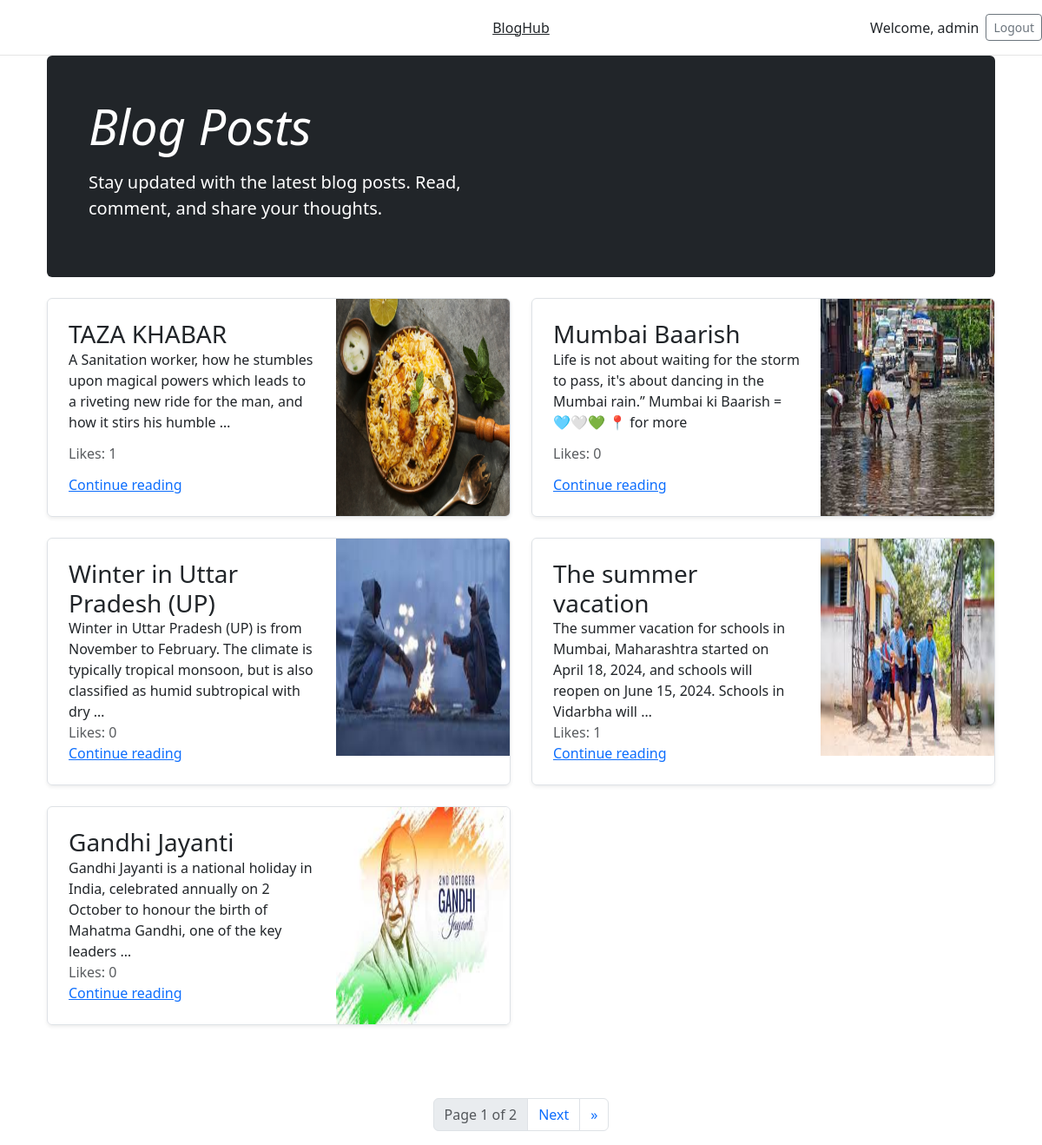
/blogs/ (signed in), run on the app's committed database.
### blog/models.py (models this page shows, shortened)
class Blog(models.Model):
    title = models.CharField(max_length=255, null=True, blank=True)
    content = models.TextField()
    slug = models.SlugField(unique=True, blank=True)
    image = models.ImageField(upload_to='blog_images/', blank=True, null=True)
    tags = models.CharField(max_length=100, blank=True, null=True)
    likes = models.ManyToManyField(User, related_name='liked_blogs', blank=True)
    def total_likes(self):
        return self.likes.count()

### blog/views.py (the view)
# urls.py: path('blogs/', views.blog_list, name='blog_list'),
@login_required
def blog_list(request):
    blogs = Blog.objects.exclude(slug__isnull=True).exclude(slug__exact='')  # Exclude blogs with empty slugs
    paginator = Paginator(blogs, 5)
    page_number = request.GET.get('page')
    page_obj = paginator.get_page(page_number)
    return render(request, 'blog_list.html', {'page_obj': page_obj})

### blog/templates/blog_list.html (shortened to what this page needs)
{% extends 'base.html' %}
{% load static %}
{% block content %}
<div class="container">
    <div class="p-3 p-md-5 mb-4 text-white rounded bg-dark">
        <div class="col-md-6 px-0">
            <h1 class="display-4 fst-italic">Blog Posts</h1>
            <p class="lead my-3">Stay updated with the latest blog posts. Read, comment, and share your thoughts.</p>
        </div>
    </div>
    <div class="row mb-2">
        {% for blog in page_obj %}
        <div class="col-md-6">
            <div class="row g-0 border rounded overflow-hidden flex-md-row mb-4 shadow-sm h-md-250 position-relative">
                <div class="col p-4 d-flex flex-column position-static">
                    <h3 class="mb-0">{{ blog.title }}</h3>
                    <p class="card-text mb-auto">{{ blog.content|truncatewords:25 }}</p>
                    <p class="mb-auto text-muted">Likes: {{ blog.total_likes }}</p>
                    <a href="{% url 'blog_detail' blog.slug %}" class="stretched-link">Continue reading</a>
                </div>
                <div class="col-auto d-none d-lg-block">
                    {% if blog.image %}
                    <img src="{{ blog.image.url }}" class="bd-placeholder-img" width="200" height="250" alt="{{ blog.title }}">
                    {% else %}
                    <img src="{% static 'images/default-blog.jpg' %}" class="bd-placeholder-img" width="200" height="250" alt="Default Image">
                    {% endif %}
                </div>
            </div>
        </div>
        {% empty %}
        <p>No blogs available.</p>
        {% endfor %}
    </div>
    <div class="pagination justify-content-center">
        <nav aria-label="Page navigation">
            <ul class="pagination">
                <li class="page-item disabled">
                    <a class="page-link">Page {{ page_obj.number }} of {{ page_obj.paginator.num_pages }}</a>
                </li>
                {% if page_obj.has_next %}
                    <li class="page-item">
                        <a class="page-link" href="?page={{ page_obj.next_page_number }}">Next</a>
                    </li>
                    <li class="page-item">
                        <a class="page-link" href="?page={{ page_obj.paginator.num_pages }}" aria-label="Last">
                            <span aria-hidden="true">&raquo;</span>
                        </a>
                    </li>
                {% endif %}
            </ul>
        </nav>
    </div>
</div>
{% endblock %}

### blog/templates/base.html (shortened to what this page needs)
{% load static %}
<!DOCTYPE html>
<html lang="en">
<head>
    <link href="https://cdn.jsdelivr.net/npm/bootstrap@5.3.0-alpha1/dist/css/bootstrap.min.css" rel="stylesheet">
</head>
<body>
<header class="blog-header py-3">
    <div class="row flex-nowrap justify-content-between align-items-center">
        <div class="col-4 pt-1">
        </div>
        <div class="col-4 text-center">
            <a class="blog-header-logo text-dark" href="#">BlogHub</a>
        </div>
        <div class="col-4 d-flex justify-content-end align-items-center">
            {% if user.is_authenticated %}
                <span class="me-2">Welcome, {{ user.username }}</span>
                <a class="btn btn-sm btn-outline-secondary" href="{% url 'logout-page' %}">Logout</a>
            {% else %}
                <a class="btn btn-sm btn-outline-secondary me-2" href="{% url 'login-page' %}">Login</a>
                <a class="btn btn-sm btn-outline-secondary" href="{% url 'register-page' %}">Sign up</a>
            {% endif %}
        </div>
    </div>
</header>
<div class="container">
    {% block content %}{% endblock %}
</div>
</body>
</html>

### blog/templates/base.html (style rules this page uses)
.blog-header { border-bottom: 1px solid #e5e5e5; }
.pagination { margin-top: 30px; }

### data on the page
Blog: title "TAZA KHABAR", content "A Sanitation worker, how he stumbles upon magical powers which leads to a riveting new ride for the man, and how it stirs his humble …", total_likes "1", image (picture)
Blog: title "Mumbai Baarish", content "Life is not about waiting for the storm to pass, it's about dancing in the Mumbai rain.” Mumbai ki Baarish = 🩵🤍💚 📍 for more", total_likes "0", image (picture)
Blog: title "Winter in Uttar Pradesh (UP)", content "Winter in Uttar Pradesh (UP) is from November to February. The climate is typically tropical monsoon, but is also classified as humid subtropical with dry …", total_likes "0", image (picture)
Blog: title "The summer vacation", content "The summer vacation for schools in Mumbai, Maharashtra started on April 18, 2024, and schools will reopen on June 15, 2024. Schools in Vidarbha will …", total_likes "1", image (picture)
Blog: title "Gandhi Jayanti", content "Gandhi Jayanti is a national holiday in India, celebrated annually on 2 October to honour the birth of Mahatma Gandhi, one of the key leaders …", total_likes "0", image (picture)

### other printed values
{{ user.username }} "admin"
{{ page_obj.number }} "1"
{{ page_obj.paginator.num_pages }} "2"
